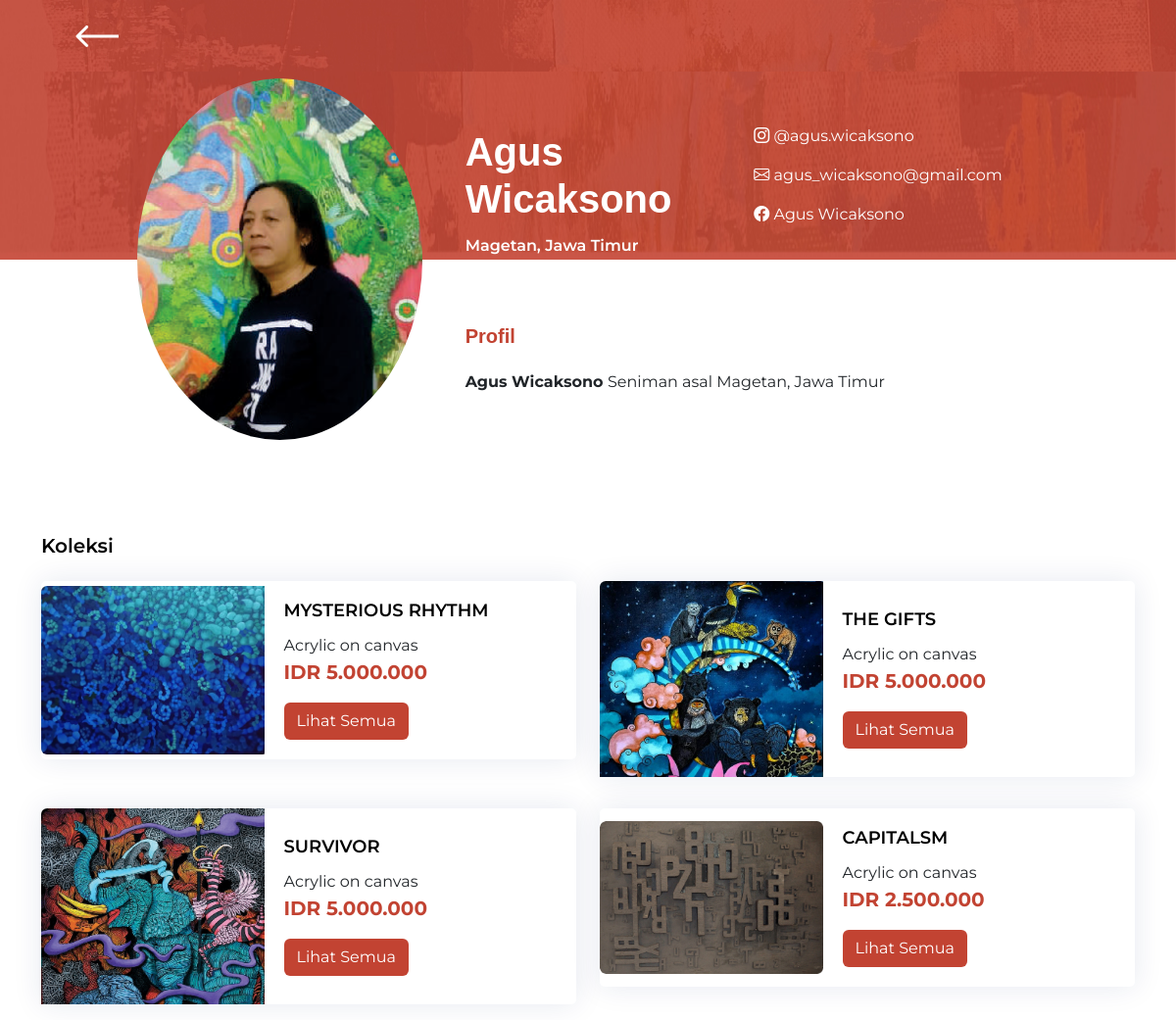
The app's page /Detail/seniman/agus_wicaksono@gmail.com with its own data.
### tables this page shows
CREATE TABLE `seniman` (
  `id` int(11) NOT NULL,
  `name` varchar(64) NOT NULL,
  `place` varchar(64) NOT NULL,
  `profile` varchar(480) NOT NULL,
  `image` varchar(64) NOT NULL,
  `ig` varchar(64) NOT NULL,
  `email` varchar(64) NOT NULL,
  `fb` varchar(64) NOT NULL,
  `cover` varchar(64) NOT NULL,
  `created_at` timestamp NULL DEFAULT NULL
);

CREATE TABLE `karya` (
  `id` int(11) NOT NULL,
  `title` varchar(256) NOT NULL,
  `slug` varchar(256) NOT NULL,
  `seniman_id` int(11) NOT NULL,
  `year` varchar(64) NOT NULL,
  `material` varchar(64) NOT NULL,
  `width` varchar(64) NOT NULL,
  `height` varchar(64) NOT NULL,
  `price` varchar(64) NOT NULL,
  `quantity` int(11) NOT NULL,
  `description` varchar(560) NOT NULL,
  `image` varchar(256) NOT NULL,
  `created_at` timestamp NULL DEFAULT NULL
);

### application/controllers/Detail.php (called while the page is built, shortened)
<?php
class Detail extends CI_Controller
{
    public function __construct()
    {
        $this->load->model('Karya_model');
        $this->load->model('Seniman_model');
        $this->load->model('User_model');
    }
    public function seniman($email)
    {
        $artist = $this->Seniman_model->getSenimanByEmail($email);
        $data = [
            'title' => 'Detail - MagetiArt',
            'css' => 'user/detail/seniman-style.css',
            'artist' => $artist,
            'collections' => $this->Karya_model->getAllBySeniman($artist['id'], 4),
        ];
        $this->load->view('user/templates/header', $data);
        $this->load->view('user/detail/seniman');
        $this->load->view('user/templates/footer');
    }
}

### index.php (called while the page is built, shortened)
<?php
require_once BASEPATH.'core/CodeIgniter.php';

### application/models/Seniman_model.php (called while the page is built, shortened)
<?php
class Seniman_model extends CI_Model
{
    private $_table = 'seniman';
    public function getSenimanByEmail($email)
    {
        $this->db->where('email', $email);
        $this->db->where('created_at!=', NULL);
        return $this->db->get($this->_table)->row_array();
    }
}

### application/models/Karya_model.php (called while the page is built, shortened)
<?php
class Karya_model extends CI_Model
{
    private $_table = 'karya';
    public function getAllBySeniman($id, $limit = '')
    {
        if ($limit) {
            $this->db->limit($limit);
        }
        $this->db->where('seniman_id', $id);
        $this->db->where('created_at!=', NULL);
        return $this->db->get($this->_table)->result_array();
    }
}

### application/views/user/detail/seniman.php (the view, shortened to what this page needs)
<header id="header" class="header fixed-top ps-0 d-flex bg-transparent shadow-none" style="height: fit-content;">
    <div class="container-fluid">
        <div class="row align-items-center" style="background-image: url(<?= base_url('public/img/template/nav-bg.jpg'); ?>);">
            <div class="col-4 col-md-2 py-2 py-sm-3 py-md-4  text-center">
                <a href="<?= base_url('Produk/seniman'); ?>">
                    <img src="<?= base_url('public/img/template/back-arrow.svg'); ?>" class="img-fluid">
                </a>
            </div>
        </div>
    </div>
</header>
<div class="nav-hero">
    <section class="hero" id="hero">
        <div class="container-fluid">
            <div class="card shadow-none mb-3">
                <div class="row align-items-center nav-bg" style="background-image: url(<?= base_url('public/img/template/nav-bg.jpg'); ?>); background-repeat: no-repeat;">
                    <div class="col-lg-4 d-flex justify-content-center ">
                        <img src="<?= base_url('public/img/admin/seniman/' . $artist['image']); ?>" class="img-fluid rounded-circle" alt="<?= $artist['name']; ?>" />
                    </div>
                    <div class="col-lg-8">
                        <div class="card-body pb-0">
                            <div class="row py-4 profile-data">
                                <div class="col-6">
                                    <h5 class="card-title fs-1 py-1 name"><?= $artist['name']; ?></h5>
                                    <p class="card-text place"><?= $artist['place']; ?></p>
                                </div>
                                <div class="col-6">
                                    <p class="card-text"><i class="bi bi-instagram"></i> @<?= $artist['ig']; ?></p>
                                    <p class="card-text">
                                        <i class="bi bi-envelope"></i> <?= $artist['email']; ?>
                                    </p class="card-text">
                                    <p class="card-text"><i class="bi bi-facebook"></i> <?= $artist['fb']; ?></p>
                                </div>
                            </div>
                            <div class="row py-4">
                                <div class="col profile">
                                    <h5 class="card-title fs-5">Profil</h5>
                                    <p class="card-text">
                                        <span><?= $artist['name']; ?> </span>
                                        <?= $artist['profile']; ?>
                                    </p>
                                </div>
                            </div>
                        </div>
                    </div>
                </div>
            </div>
        </div>
    </section>
</div>
<section class="koleksi" id="koleksi">
    <div class="container">
        <div class="row">
            <div class="col">
                <h5>Koleksi</h5>
            </div>
        </div>
        <div class="row row-cols-lg-2">
            <?php foreach ($collections as $collection) : ?>
                <div class=" col-md-6  mt-3">
                    <div class="card mb-3">
                        <div class="row g-0 align-items-center">
                            <div class="col-md-5">
                                <div class="image">
                                    <img src="<?= base_url('public'); ?>/img/admin/karya/<?= $collection['image']; ?>" class="img-fluid rounded-start" alt="<?= $collection['title']; ?>">
                                </div>
                            </div>
                            <div class="col-md-7">
                                <div class="card-body">
                                    <h5 class="card-title pb-1"><?= $collection['title']; ?></h5>
                                    <p class="card-text mb-0"><?= $collection['material']; ?></p>
                                    <p class="card-text fs-5 price"><?= $collection['price']; ?></p>
                                    <a href="<?= base_url('Produk/bySeniman/' . $artist['email']); ?>" class="btn btn-detail">Lihat Semua</a>
                                </div>
                            </div>
                        </div>
                    </div>
                </div>
            <?php endforeach; ?>
        </div>
    </div>
</section>

### public/assets/css/style.css (style rules this page uses)
:root { scroll-behavior: smooth; }
body { font-family: "Open Sans", sans-serif; background: #f6f9ff; color: #444444; }
a { color: #4154f1; text-decoration: none; }
h1, h2, h3, h4, h5, h6 { font-family: "Nunito", sans-serif; }
.card { margin-bottom: 30px; border: none; border-radius: 5px; box-shadow: 0px 0 30px rgba(1, 41, 112, 0.1); }
.card-title { padding: 20px 0 15px 0; font-size: 18px; font-weight: 500; color: #012970; font-family: "Poppins", sans-serif; }
.card-body { padding: 0 20px 20px 20px; }
.header { transition: all 0.5s; z-index: 997; height: 60px; box-shadow: 0px 2px 20px rgba(1, 41, 112, 0.1); background-color: #fff; padding-left: 20px; }

### public/css/user/detail/seniman-style.css (style rules this page uses)
:root { --primary: #d63721; --secondary: #c24332; --bg: hsl(0, 0%, 0%); }
* { font-family: "Montserrat", sans-serif; }
html { scroll-behavior: smooth; }
body { background-color: #fff; }
.hero .nav-bg { padding: 5rem 8rem; background-size: 100% 50%; }
.hero .card .profile-data { color: #fff; }
.hero .name { font-weight: 700; color: #fff; }
.hero .place { font-weight: 600; }
.hero .profile .card-title { font-weight: 700; color: #c24332; }
.hero .profile .card-text span { font-weight: 700; }
.koleksi h5 { font-family: "Montserrat", sans-serif; font-weight: 600; color: black; }
.koleksi .card .price { color: #c24332; font-weight: 700; }
.koleksi .card .btn-detail { color: #fff; background-color: #c24332; }
.koleksi .card .image { max-height: 25vh; overflow-y: hidden; }

### records on screen
seniman: image (picture), name "Agus Wicaksono", place "Magetan, Jawa Timur", ig "agus.wicaksono", email "agus_wicaksono@gmail.com", fb "Agus Wicaksono", profile "Seniman asal Magetan, Jawa Timur"
karya: image (picture), title "MYSTERIOUS RHYTHM", material "Acrylic on canvas", price "IDR 5.000.000"
karya: image (picture), title "THE GIFTS", material "Acrylic on canvas", price "IDR 5.000.000"
karya: image (picture), title "SURVIVOR", material "Acrylic on canvas", price "IDR 5.000.000"
karya: image (picture), title "CAPITALSM", material "Acrylic on canvas", price "IDR 2.500.000"
